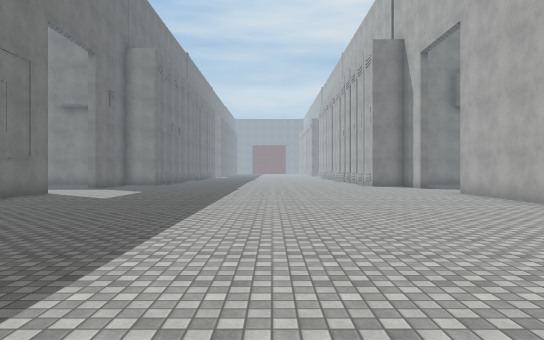
[1] (above)

24 first-person views from a walk through a 3-D level made in the Unity game engine. The camera is 1.5 m above the floor, looks level and sees 70° across. The floor is counted in squares, 2 m on a side. Each view is taken from the middle of a square. On the plan, view 1 faces up. The plan holds only what a view shows up to about 12 squares ahead; the rest is blank. The place goes on beyond the plan. The player character is not drawn. Some surface patterns are stand-ins.

[2]
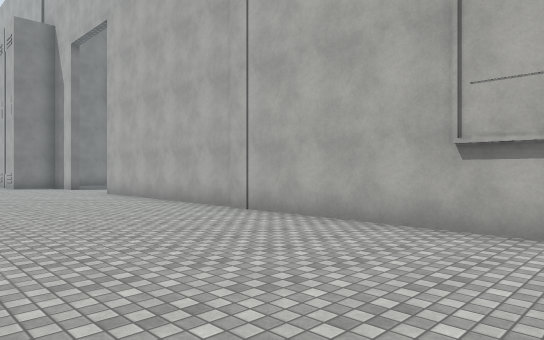

[3]
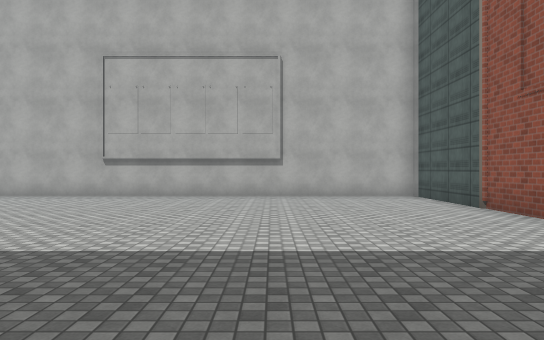

[4]
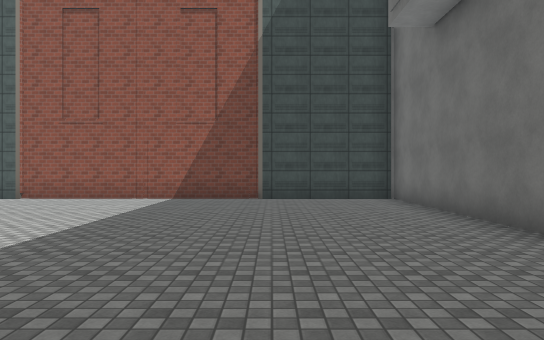

[5]
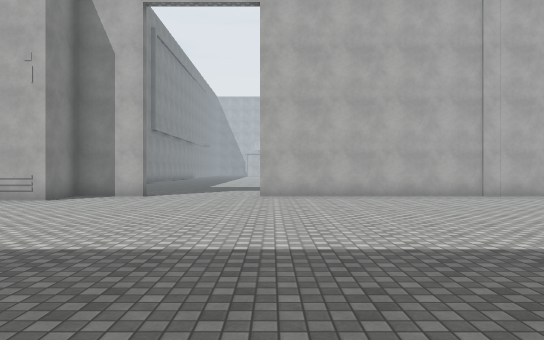

[6]
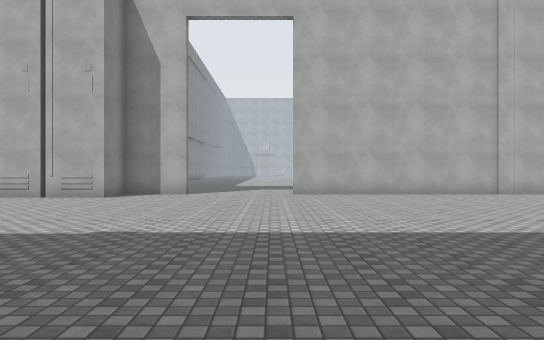

[7]
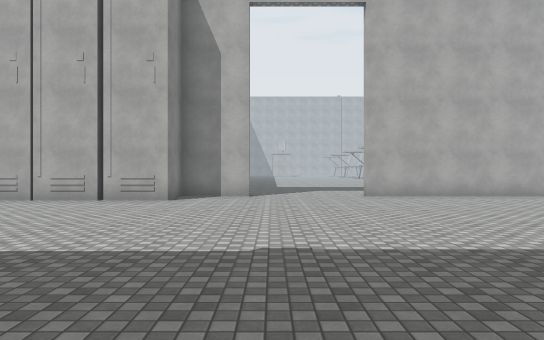

[8]
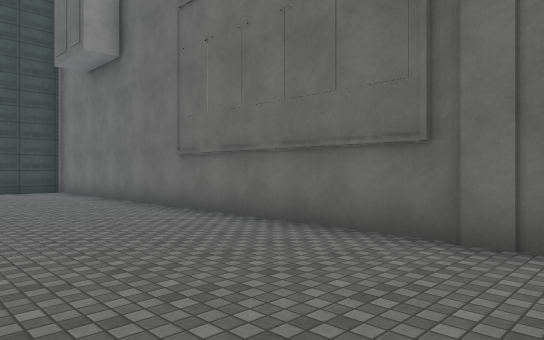

[9]
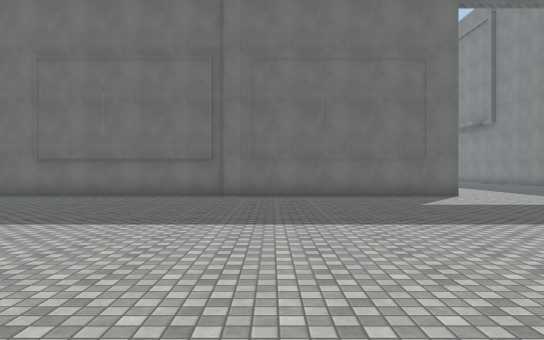

[10]
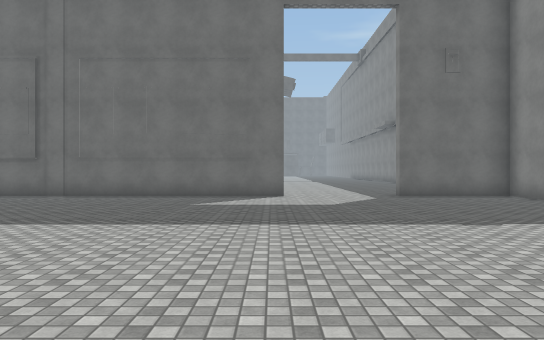

[11]
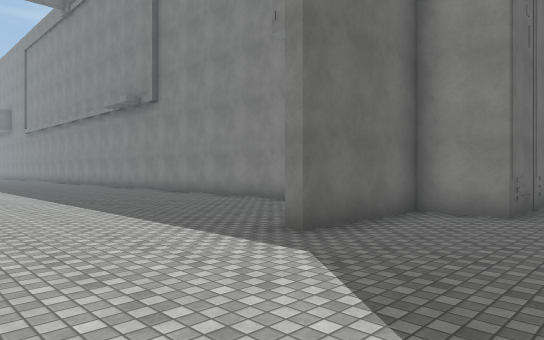

[12]
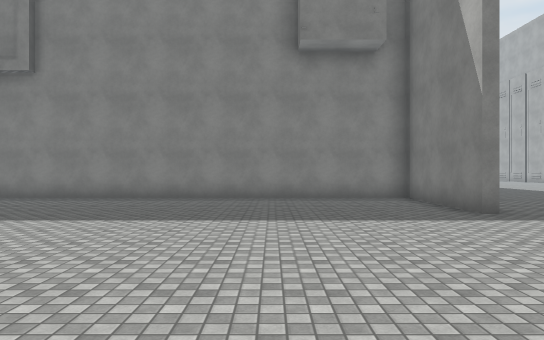

[13]
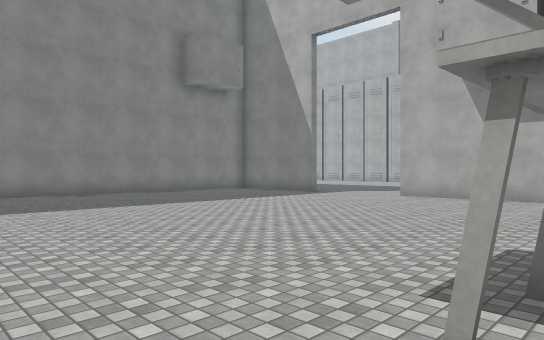

[14]
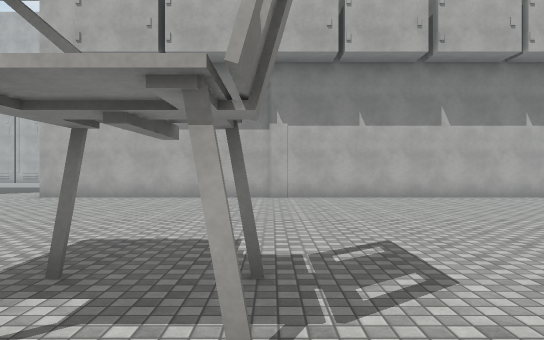

[15]
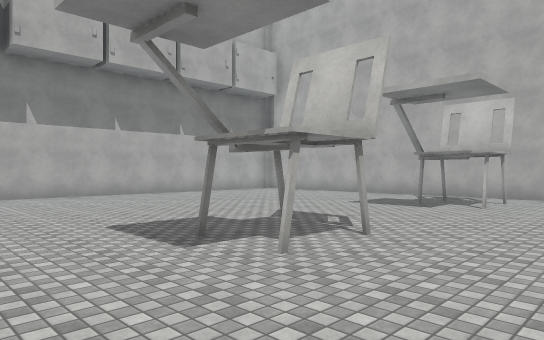

[16]
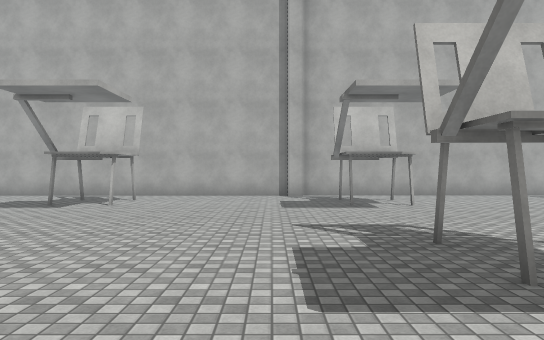

[17]
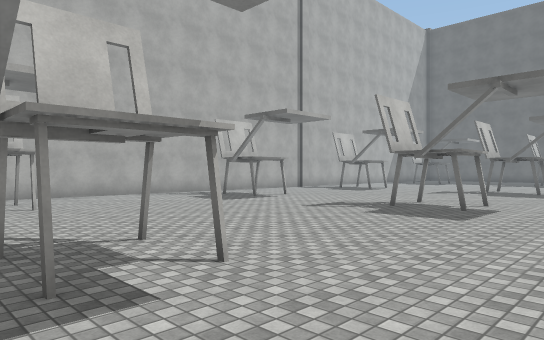

[18]
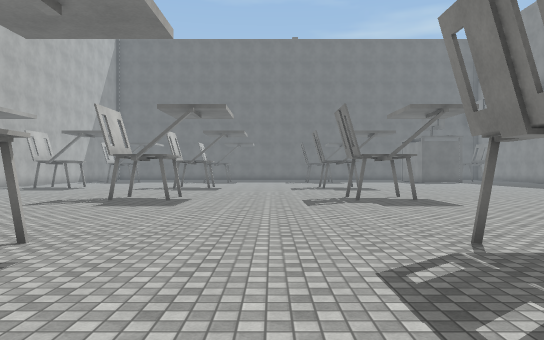

[19]
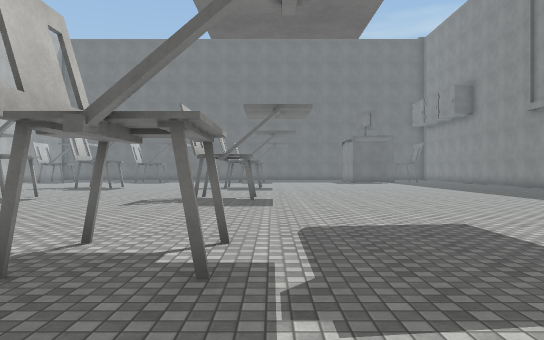

[20]
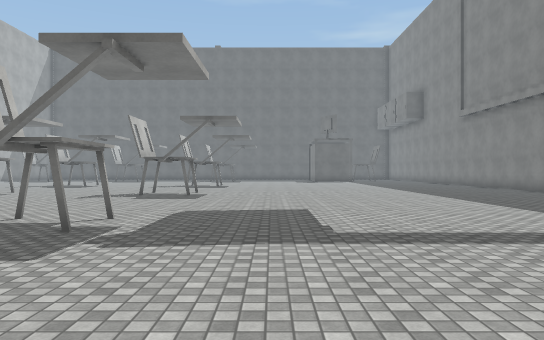

[21]
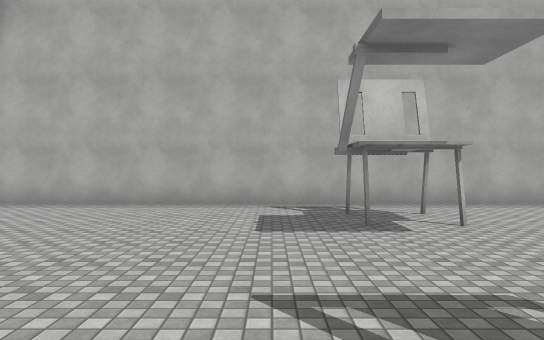

[22]
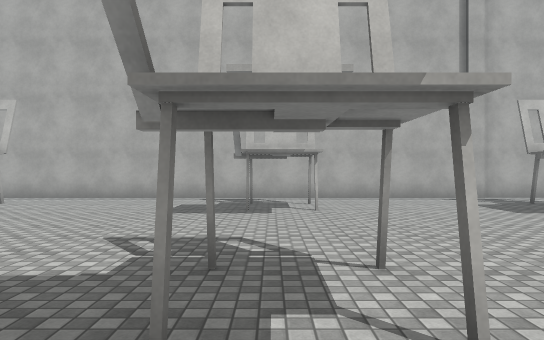

[23]
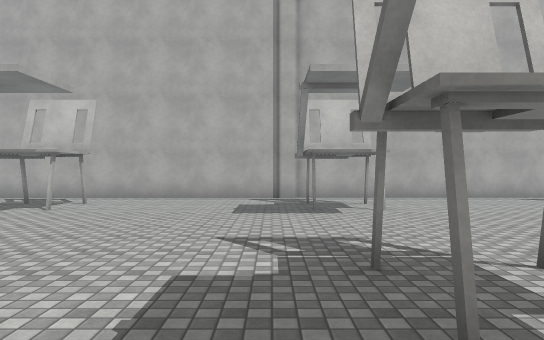

[24]
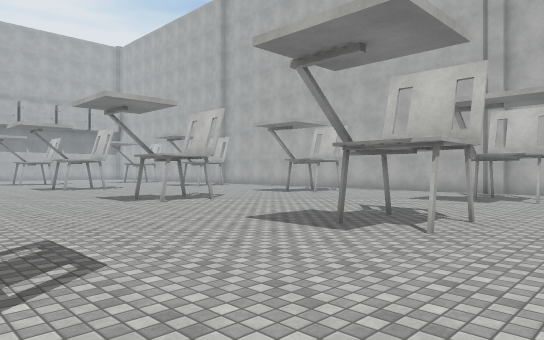

### Floor plan
Points are (right, up) in squares from view 1. A wall is a line through its corners. A room is listed if a view was taken in it or the views show most of it. See-through windows are left out.
Room 1 (views 1, 2, 3, 4, 5, 6, 7, 8, 9, 10, 11)
walls: (-7.1, 12.4) (-7.1, -7.1) (-3.6, -7.1); (5.9, 15.6) (5.9, 17.6) (4.5, 17.6) (4.5, 19.5); (2.5, -7.1) (5.9, -7.1) (5.9, 12.4); (-3.8, -7.3) (2.6, -7.3); (-5.6, 19.5) (-5.6, 18.8) (-7.1, 18.8) (-7.1, 15.6) (-7.5, 15.6)
ways out: opening at (-7, 14) to room 2
Room 2 (views 12, 13, 14, 15, 16, 17, 18, 19, 20, 21, 22, 23, 24)
walls: (-7.5, -1.5) (-7.5, 12.4); (-34.8, -7.3) (-8.1, -7.3); (-7.5, 15.6) (-7.5, 19.3) (-18.2, 19.3); (-38.5, -7.5) (-34.6, -7.5)
ways out: opening at (-7, 14) to room 1
objects: other object (-35, -4); other object (-35, 1); other object (-30, -4); other object (-30, 1); other object (-30, 6); other object (-23, -4); other object (-23, 1); other object (-23, 6); other object (-15, -4); other object (-15, 1); other object (-15, 6)

Where each view was taken, in squares from view 1:
view 1: 0 up, 0 right, facing up
view 2: 0 up, 1 right, facing up-right
view 3: 3 down, 5 left, facing right
view 4: 3 up, 4 left, facing down
view 5: 12 up, 5 left, facing right
view 6: 13 up, 6 left, facing right
view 7: 15 up, 5 left, facing right
view 8: 7 up, 3 left, facing down-left
view 9: 7 up, 4 right, facing left
view 10: 12 up, 4 right, facing left
view 11: 12 up, 4 left, facing up-left
view 12: 9 up, 11 left, facing up
view 13: 7 up, 18 left, facing up-right
view 14: 6 up, 18 left, facing right
view 15: 4 up, 19 left, facing down-right
view 16: 4 up, 20 left, facing down
view 17: 4 up, 21 left, facing down-left
view 18: 4 up, 19 left, facing left
view 19: 8 up, 19 left, facing left
view 20: 10 up, 17 left, facing left
view 21: 1 up, 14 left, facing down
view 22: 3 up, 29 left, facing down
view 23: 3 up, 34 left, facing down
view 24: 6 up, 38 left, facing down-right
